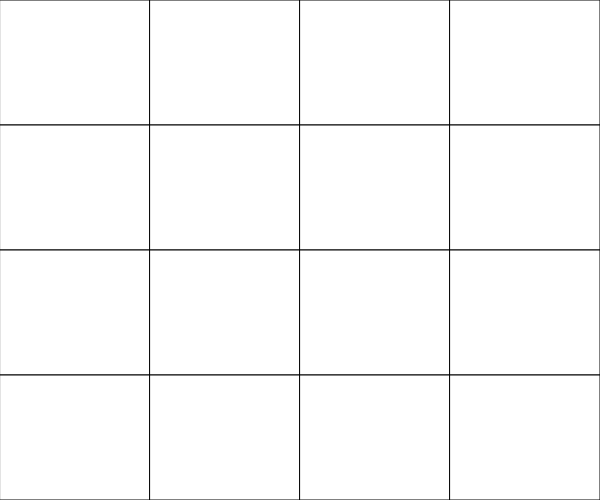
Frame 1 (no input)
Frame 60 (no input): identical to frame 1, image omitted
Frame 120 (the mouse pressed at the canvas centre since frame 60): identical to frame 1, image omitted

The p5.js sketch that drew this single still picture (run headless with seeded random() and noise() and a simulated clock; from frame 60 on, the mouse is pressed at the canvas centre):

// p5.js sketch
// ── sketch.js
// Project Title
// Your Name
// Date
//
// Extra for Experts:
// - describe what you did to take this project "above and beyond"

let gridSize = 4; 
let grid;
let cellSize;
let twentyfortyeight; 


function setup() {
  createCanvas(windowWidth*0.5, windowHeight*0.5);
  grid = createRandom2DArray(gridSize, gridSize);
}

function draw() {
  background(220);

  displayGrid();
}

function numbers2048(){
 
}

function displayGrid(){
  let cellWidth = width/gridSize;
  let cellHeight = height/gridSize;

  for (let y = 0; y<gridSize; y++){
    for(let x = 0; x<gridSize; x++){
      fill("white");
      strokeWeight(1);
      rect(x*cellWidth, y * cellHeight, cellWidth, cellHeight);

      fill("black");
      textSize();

    }
  }
}

function createEmpty2DArray(rows, cols){
  let grid = [];

  for (let y = 0; y<rows; y++){
    grid.push([]);
    for(let x = 0; x<cols; x++){
      grid[y].push(0); 
    }
  }
  return grid;
}

function createRandom2DArray(rows, cols){
  let grid = [];

  for (let y = 0; y<rows; y++){
    grid.push([]);
    for(let x = 0; x<cols; x++){
      grid[y].push(0); 
    }
  }
  return grid;
}
